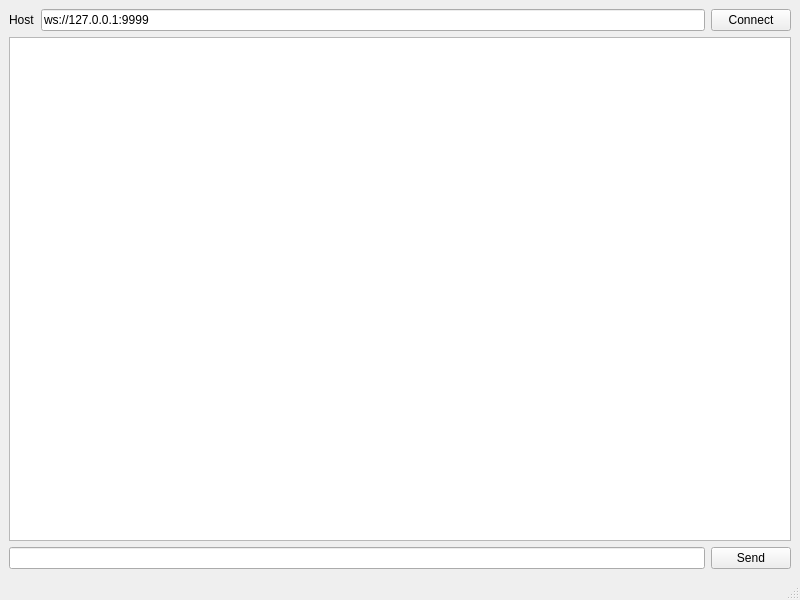
<?xml version="1.0" encoding="UTF-8"?>
<ui version="4.0">
 <class>MainWindow</class>
 <widget class="QMainWindow" name="MainWindow">
  <property name="geometry">
   <rect>
    <x>0</x>
    <y>0</y>
    <width>800</width>
    <height>600</height>
   </rect>
  </property>
  <property name="windowTitle">
   <string>QT WebSocket Client</string>
  </property>
  <widget class="QWidget" name="centralwidget">
   <layout class="QVBoxLayout" name="verticalLayout">
    <item>
     <layout class="QHBoxLayout" name="horizontalLayout">
      <item>
       <widget class="QLabel" name="label">
        <property name="text">
         <string>Host</string>
        </property>
       </widget>
      </item>
      <item>
       <widget class="QLineEdit" name="host">
        <property name="text">
         <string>ws://127.0.0.1:9999</string>
        </property>
       </widget>
      </item>
      <item>
       <widget class="QPushButton" name="bp_connect">
        <property name="text">
         <string>Connect</string>
        </property>
       </widget>
      </item>
     </layout>
    </item>
    <item>
     <widget class="QTextBrowser" name="output"/>
    </item>
    <item>
     <layout class="QHBoxLayout" name="horizontalLayout_2">
      <item>
       <widget class="QLineEdit" name="le_send_text"/>
      </item>
      <item>
       <widget class="QPushButton" name="pb_send">
        <property name="text">
         <string>Send</string>
        </property>
       </widget>
      </item>
     </layout>
    </item>
   </layout>
  </widget>
  <widget class="QMenuBar" name="menubar">
   <property name="geometry">
    <rect>
     <x>0</x>
     <y>0</y>
     <width>800</width>
     <height>21</height>
    </rect>
   </property>
  </widget>
  <widget class="QStatusBar" name="statusbar"/>
 </widget>
 <resources/>
 <connections/>
</ui>
